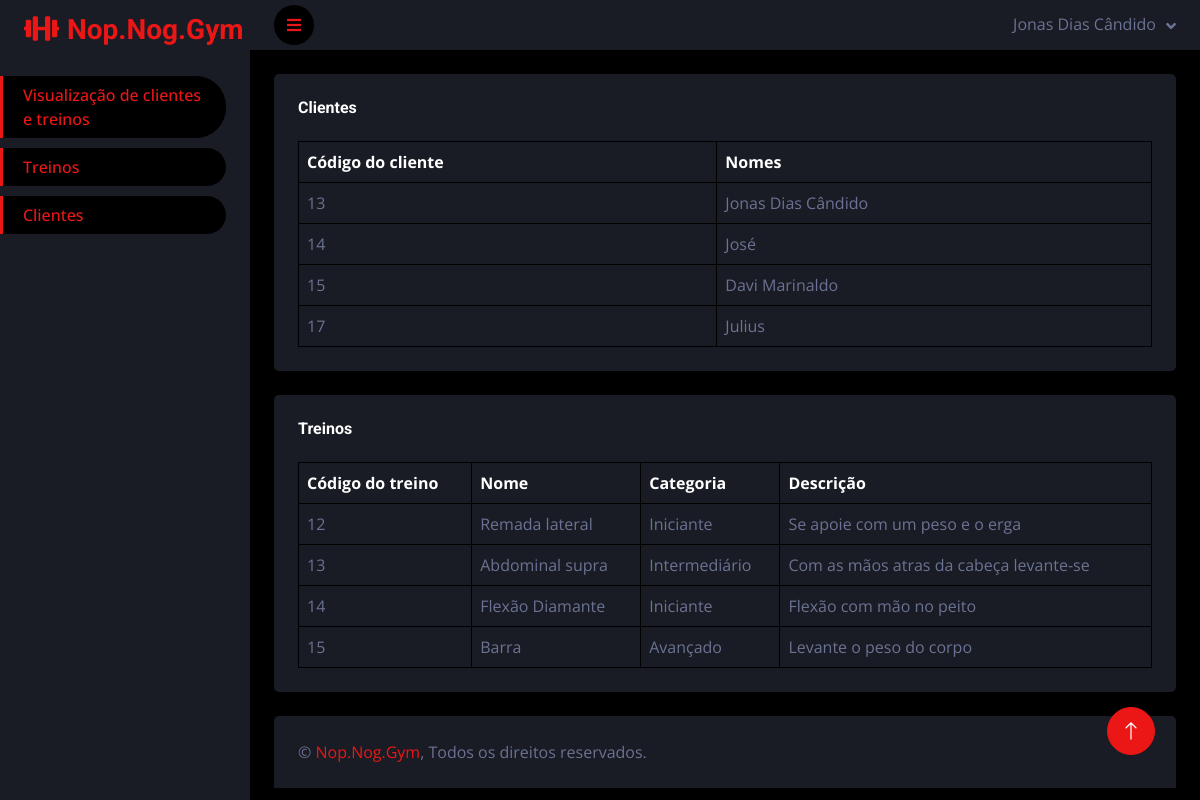
Page /Nop-Nog-Gym/personal/pages/homeadm.php (signed in) on the committed database.
### tables this page shows
CREATE TABLE `tbcliente` (
  `codusu` int(11) UNSIGNED NOT NULL,
  `nome` varchar(60) NOT NULL,
  `email` varchar(120) NOT NULL,
  `senha` varchar(30) NOT NULL,
  `foto` longblob DEFAULT NULL,
  `telefone` varchar(15) NOT NULL
);

CREATE TABLE `tbtreinos` (
  `codtreino` int(11) UNSIGNED NOT NULL,
  `nome` varchar(60) NOT NULL,
  `foto` longblob DEFAULT NULL,
  `categoria` varchar(60) NOT NULL,
  `descricao` text NOT NULL,
  `repeticoes` int(11) DEFAULT NULL,
  `execucoes` int(11) DEFAULT NULL,
  `intervalo` int(4) DEFAULT NULL,
  `cod_adm` int(11) UNSIGNED NOT NULL
);

### Nop-Nog-Gym/personal/pages/homeadm.php (the view, shortened to what this page needs)
<!DOCTYPE html>
<html lang="en">
<head>
    <link href="https://cdnjs.cloudflare.com/ajax/libs/font-awesome/5.10.0/css/all.min.css" rel="stylesheet">
    <link href="https://cdn.jsdelivr.net/npm/bootstrap-icons@1.4.1/font/bootstrap-icons.css" rel="stylesheet">
    <link href="../../lib/owlcarousel/assets/owl.carousel.min.css" rel="stylesheet">
    <link href="../../lib/tempusdominus/css/tempusdominus-bootstrap-4.min.css" rel="stylesheet" />
    <link href="../../css/bootstrap.min.css" rel="stylesheet">
    <link href="../../css/style.css" rel="stylesheet">
</head>
<body>
    <div class="container-fluid position-relative d-flex p-0">
        <div class="sidebar pe-4 pb-3">
            <nav class="navbar bg-secondary navbar-dark">
                <a href="homeadm.php" class="navbar-brand mx-4 mb-3">
                    <h3 class="text-primary"><i class="fa fa-solid fa-dumbbell me-2"></i>Nop.Nog.Gym</h3>
                </a>
                <div class="navbar-nav w-100" style="margin-bottom: 10px;">
                    <a href="homeadm.php" class="nav-item nav-link active">Visualização de clientes e treinos</a>
                </div>
                <div class="navbar-nav w-100">
                    <a href="trainsadmpage.php" class="nav-item nav-link active">Treinos</a>
                </div>
                <div class="navbar-nav w-100" style="margin-top: 10px;">
                    <a href="clientsadmpage.php" class="nav-item nav-link active">Clientes</a>
                </div>
            </nav>
        </div>
        <div class="content">
            <nav class="navbar navbar-expand bg-secondary navbar-dark sticky-top px-4 py-0">
                <a href="#" class="sidebar-toggler flex-shrink-0">
                    <i class="fa fa-bars"></i>
                </a>
                <div class="navbar-nav align-items-center ms-auto">
                    <div class="nav-item dropdown">
                        <a href="#" class="nav-link dropdown-toggle" data-bs-toggle="dropdown">
                            <span class="d-none d-lg-inline-flex"><?php echo $_SESSION['nome']; ?></span>
                        </a>
                    </div>
                </div>
            </nav>
            <div class="container-fluid pt-4 px-4">
                <div class="bg-secondary text-center rounded p-4">
                    <div class="d-flex align-items-center justify-content-between mb-4">
                        <h6 class="mb-0">Clientes</h6>
                    </div>
                    <div class="table-responsive">
                        <table class="table text-start align-middle table-bordered table-hover mb-0">
                            <thead>
                                <tr class="text-white">
                                    <th scope="col">Código do cliente</th>
                                    <th scope="col">Nomes</th>
                                </tr>
                            </thead>
                            <tbody>
                                    <?php
                                        include('../../bankconnection/conexaobanco.php');
                                        $sql = "select * from tbcliente";
                                        $select = $conexao->query($sql);
                                        if($select->num_rows > 0) {
                                            while($linha = $select->fetch_array(MYSQLI_ASSOC)){
                                                echo '<tr>';
                                                echo '<td>'.$linha['codusu'].'</td>';
                                                echo '<td>'.$linha['nome'].'</td>';
                                                echo '</tr>';
                                            }
                                        }
                                    ?>
                            </tbody>
                        </table>
                    </div>
                </div>
            </div>
            <div class="container-fluid pt-4 px-4">
                <div class="bg-secondary text-center rounded p-4">
                    <div class="d-flex align-items-center justify-content-between mb-4">
                        <h6 class="mb-0">Treinos</h6>
                    </div>
                    <div class="table-responsive">
                        <table class="table text-start align-middle table-bordered table-hover mb-0">
                            <thead>
                                <tr class="text-white">
                                    <th scope="col">Código do treino</th>
                                    <th scope="col">Nome</th>
                                    <th scope="col">Categoria</th>
                                    <th scope="col">Descrição</th>
                                </tr>
                            </thead>
                            <tbody>
                                <?php
                                        $sql2 = "select * from tbtreinos";
                                        $select2 = $conexao->query($sql2);
                                        if($select2->num_rows > 0) {
                                            while($linha2 = $select2->fetch_array(MYSQLI_ASSOC)){
                                                echo '<tr>';
                                                echo '<td>'.$linha2['codtreino'].'</td>';
                                                echo '<td>'.$linha2['nome'].'</td>';
                                                echo '<td>'.$linha2['categoria'].'</td>';
                                                echo '<td>'.$linha2['descricao'].'</td>';
                                                echo '</tr>';
                                            }
                                        }
                                    ?>
                            </tbody>
                        </table>
                    </div>
                </div>
            </div>
            <div class="container-fluid pt-4 px-4">
                <div class="bg-secondary rounded-top p-4">
                    <div class="row">
                        <div class="col-12 col-sm-6 text-center text-sm-start">
                            &copy; <a href="#">Nop.Nog.Gym</a>, Todos os direitos reservados.
                        </div>
                    </div>
                </div>
            </div>
        </div>
        <a href="#" class="btn btn-lg btn-primary btn-lg-square back-to-top"><i class="bi bi-arrow-up"></i></a>
    </div>
</body>
</html>

### Nop-Nog-Gym/css/style.css (style rules this page uses)
:root { --primary: #EB1616; --secondary: #191C24; --light: #6C7293; --dark: #000000; }
.back-to-top { position: fixed; display: none; right: 45px; bottom: 45px; z-index: 99; }
.btn { transition: .5s; }
.btn-lg-square { width: 48px; height: 48px; }
.btn-square, .btn-sm-square, .btn-lg-square { padding: 0; display: inline-flex; align-items: center; justify-content: center; font-weight: normal; border-radius: 50px; }
.sidebar { position: fixed; top: 0; left: 0; bottom: 0; width: 250px; height: 100vh; overflow-y: auto; background: var(--secondary); transition: 0.5s; z-index: 999; }
.content { margin-left: 250px; min-height: 100vh; background: var(--dark); transition: 0.5s; }
@media (min-width: 992px) { .sidebar { margin-left: 0; } }
@media (min-width: 992px) { .content { width: calc(100% - 250px); } }
.sidebar .navbar .navbar-nav .nav-link { padding: 7px 20px; color: var(--light); font-weight: 500; border-left: 3px solid var(--secondary); border-radius: 0 30px 30px 0; outline: none; }
.sidebar .navbar .navbar-nav .nav-link:hover, .sidebar .navbar .navbar-nav .nav-link.active { color: var(--primary); background: var(--dark); border-color: var(--primary); }
.content .navbar .navbar-nav .nav-link { margin-left: 25px; padding: 12px 0; color: var(--light); outline: none; }
.content .navbar .sidebar-toggler, .content .navbar .navbar-nav .nav-link i { width: 40px; height: 40px; display: inline-flex; align-items: center; justify-content: center; background: var(--dark); border-radius: 40px; }
.content .navbar .dropdown-toggle::after { margin-left: 6px; vertical-align: middle; border: none; content: "\f107"; font-family: "Font Awesome 5 Free"; font-weight: 900; transition: .5s; }

### rows in the picture
tbcliente: codusu "13", nome "Jonas Dias Cândido"
tbcliente: codusu "14", nome "José"
tbcliente: codusu "15", nome "Davi Marinaldo"
tbcliente: codusu "17", nome "Julius"
tbtreinos: codtreino "12", nome "Remada lateral", categoria "Iniciante", descricao "Se apoie com um peso e o erga"
tbtreinos: codtreino "13", nome "Abdominal supra", categoria "Intermediário", descricao "Com as mãos atras da cabeça levante-se"
tbtreinos: codtreino "14", nome "Flexão Diamante", categoria "Iniciante", descricao "Flexão com mão no peito"
tbtreinos: codtreino "15", nome "Barra", categoria "Avançado", descricao "Levante o peso do corpo"

### other values in the picture
$_SESSION['nome'] "Jonas Dias Cândido"
